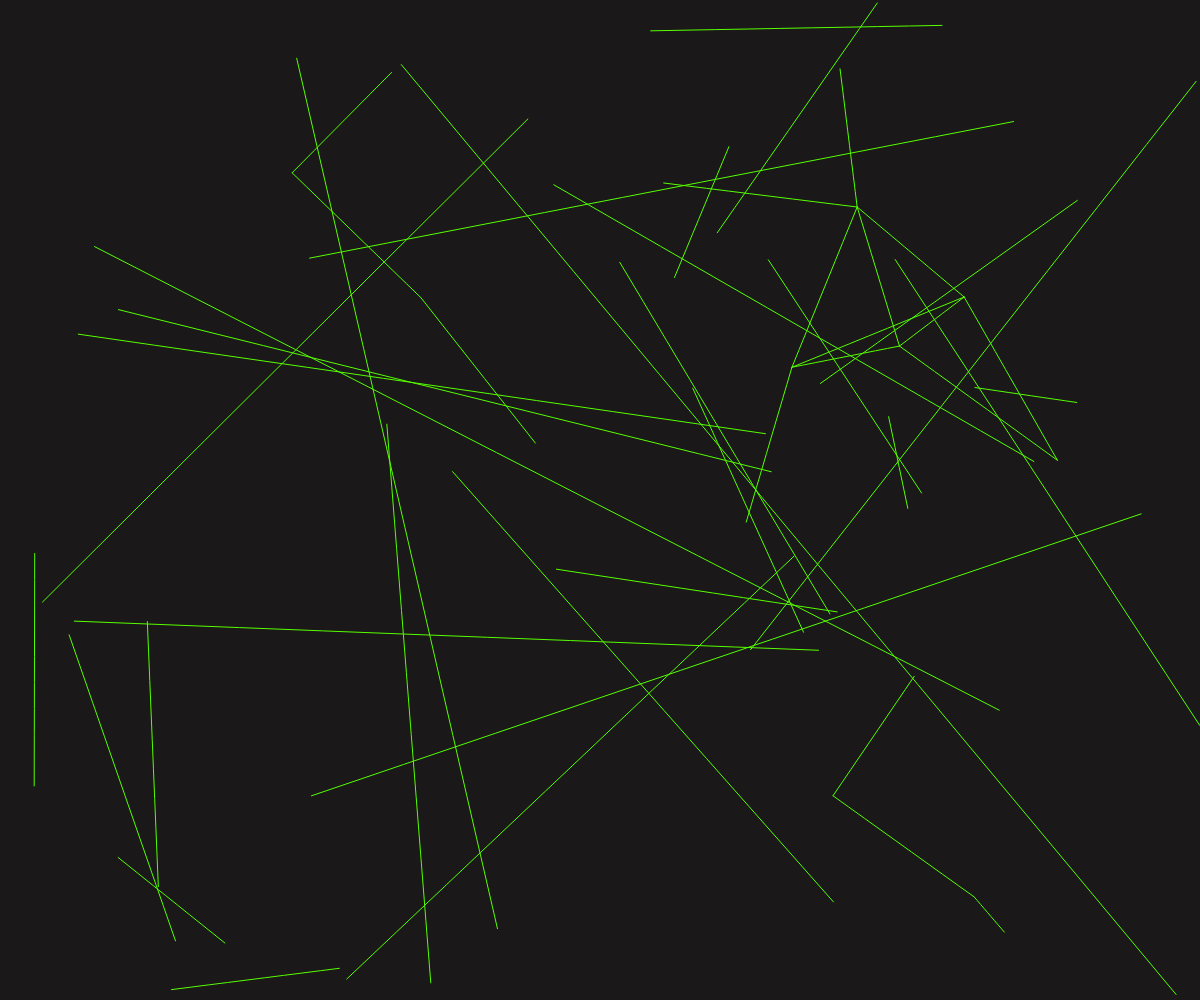
Frame 1 (no input)
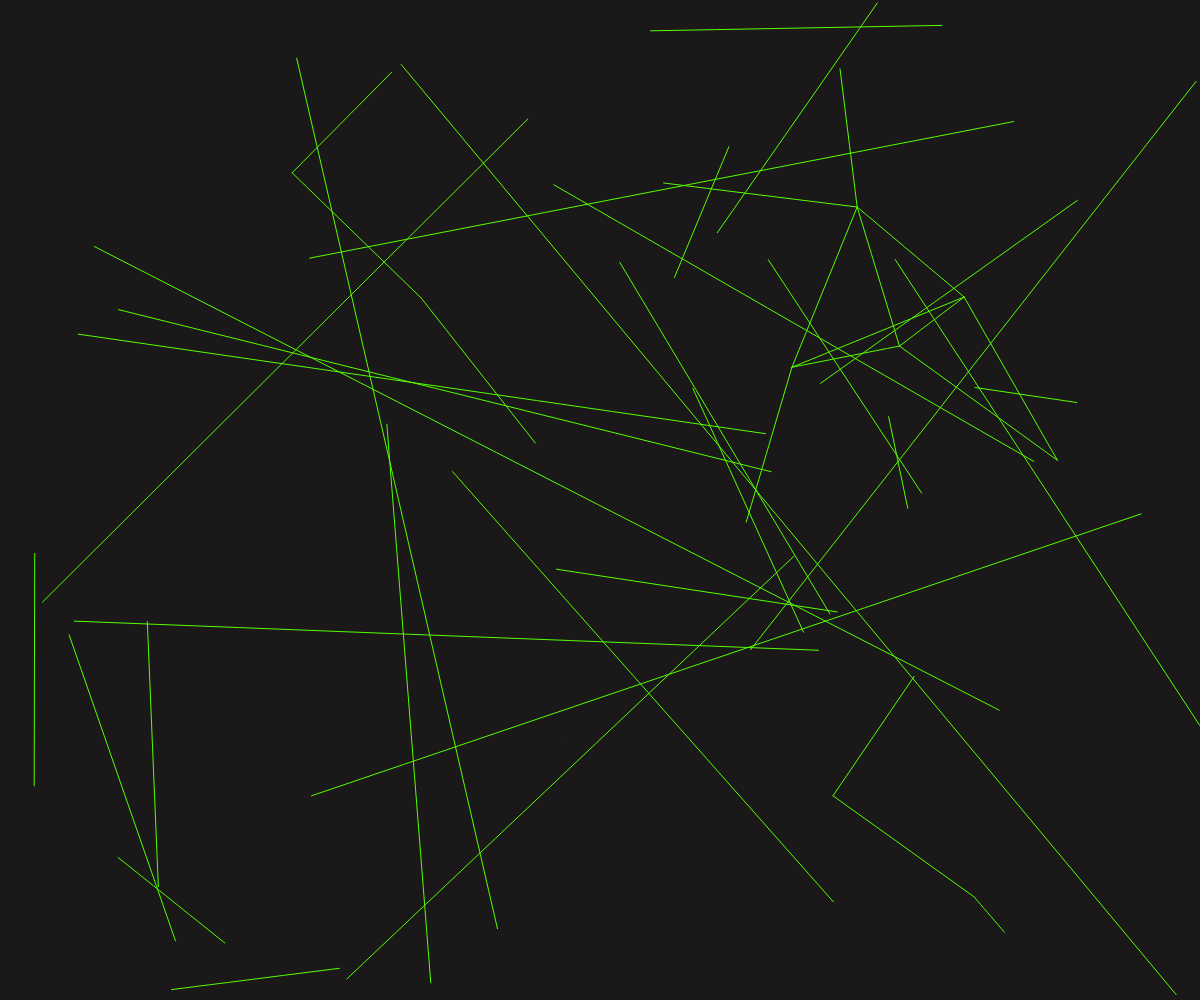
Frame 60 (no input)
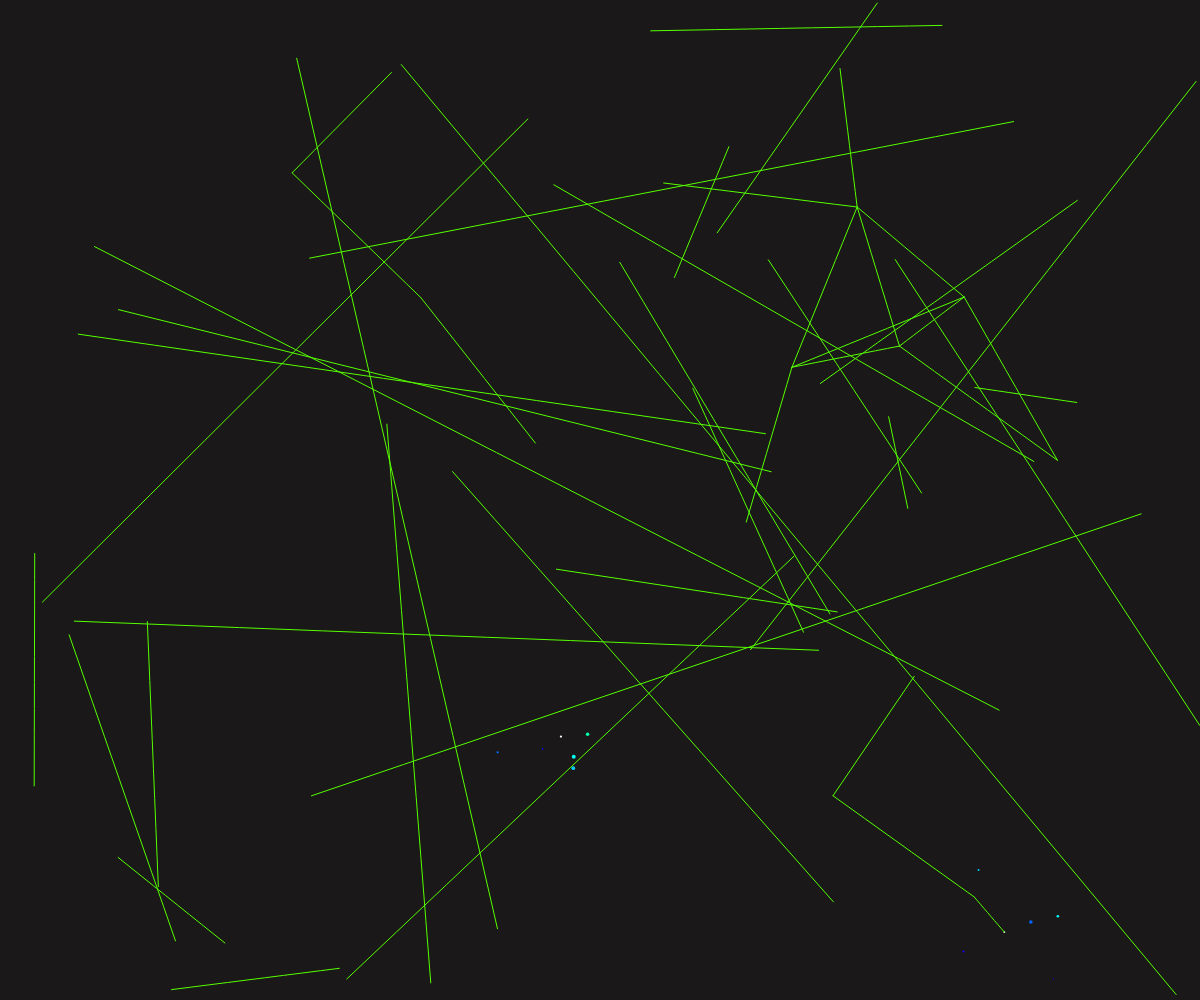
Frame 120 (the mouse pressed at the canvas centre since frame 60)

The p5.js sketch that drew these frames (run headless with seeded random() and noise() and a simulated clock; from frame 60 on, the mouse is pressed at the canvas centre):

// p5.js sketch
// ── sketch.js
let wires = [];
let streams = [];
let junctions = [];

class Wire {
  constructor(start, end) {
    this.start = start;
    this.end = end;
    this.segments = [];
    this.buildSegments();
  }

  buildSegments() {
    let segments = 10;
    for (let i = 0; i < segments; i++) {
      let t = i / (segments - 1);
      let pos = p5.Vector.lerp(this.start, this.end, t);
      this.segments.push(pos);
    }
  }

  display() {
    stroke(100, 100, 150, 100);
    strokeWeight(1);
    noFill();
    beginShape();
    for (let p of this.segments) {
      vertex(p.x, p.y);
    }
    endShape();
  }
}

class Stream {
  constructor(from, to) {
    this.from = from;
    this.to = to;
    this.pos = from.copy();
    this.speed = random(0.5, 1.5);
    this.size = random(2, 5);
    this.life = 1;
    this.color = color(random(150, 255), random(150, 255), 255, 200);
  }

  update() {
    let dir = p5.Vector.sub(this.to, this.from);
    let dist = dir.mag();
    dir.normalize();
    this.pos.add(dir.copy().mult(this.speed));
    let currentDist = p5.Vector.dist(this.pos, this.from);
    this.life = map(currentDist, 0, dist, 1, 0);
    if (this.life <= 0) {
      return true;
    }
    return false;
  }

  display() {
    noStroke();
    fill(this.color);
    ellipse(this.pos.x, this.pos.y, this.size * this.life);
  }
}

class Junction {
  constructor(pos) {
    this.pos = pos;
    this.knotSize = 0;
    this.knotGrowth = 0;
    this.active = false;
    this.streams = [];
  }

  update() {
    if (this.active) {
      this.knotGrowth += 0.1;
      this.knotSize = sin(this.knotGrowth) * 20 + 20;
      if (this.knotGrowth > TWO_PI) {
        this.active = false;
        this.knotGrowth = 0;
        // Split streams
        for (let i = 0; i < 5; i++) {
          let angle = random(TWO_PI);
          let dir = p5.Vector.fromAngle(angle);
          let target = p5.Vector.add(this.pos, dir.copy().mult(random(100, 300)));
          streams.push(new Stream(this.pos, target));
        }
      }
    } else {
      this.knotSize *= 0.95;
    }
  }

  display() {
    noStroke();
    fill(255, 200);
    ellipse(this.pos.x, this.pos.y, this.knotSize);
  }
}

function setup() {
  createCanvas(windowWidth, windowHeight);
  colorMode(HSB, 360, 100, 100, 1);

  // Create junctions
  for (let i = 0; i < 20; i++) {
    let x = random(width);
    let y = random(height);
    junctions.push(new Junction(createVector(x, y)));
  }

  // Connect junctions with wires
  for (let i = 0; i < junctions.length; i++) {
    for (let j = i + 1; j < junctions.length; j++) {
      let d = p5.Vector.dist(junctions[i].pos, junctions[j].pos);
      if (d < 200) {
        wires.push(new Wire(junctions[i].pos, junctions[j].pos));
      }
    }
  }

  // Add some random wires
  for (let i = 0; i < 30; i++) {
    let start = createVector(random(width), random(height));
    let end = createVector(random(width), random(height));
    wires.push(new Wire(start, end));
  }
}

function draw() {
  background(10, 5, 10);

  // Update and display junctions
  for (let j of junctions) {
    j.update();
    j.display();
  }

  // Update and display streams
  for (let i = streams.length - 1; i >= 0; i--) {
    let s = streams[i];
    if (s.update()) {
      streams.splice(i, 1);
    } else {
      s.display();
    }
  }

  // Occasionally trigger a junction knot
  if (random() < 0.02) {
    let j = random(junctions);
    if (!j.active) {
      j.active = true;
    }
  }

  // Draw wires
  for (let w of wires) {
    w.display();
  }
}

function windowResized() {
  resizeCanvas(windowWidth, windowHeight);
}
